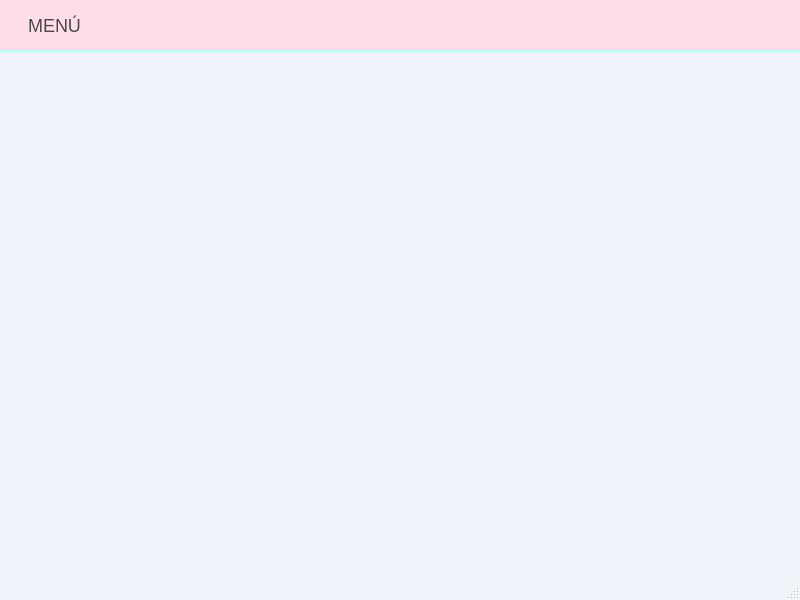
<?xml version="1.0" encoding="UTF-8"?>
<ui version="4.0">
 <class>MainWindow</class>
 <widget class="QMainWindow" name="MainWindow">
  <property name="geometry">
   <rect>
    <x>0</x>
    <y>0</y>
    <width>800</width>
    <height>600</height>
   </rect>
  </property>
  <property name="windowTitle">
   <string>MainWindow</string>
  </property>
  <property name="styleSheet">
   <string notr="true">/* Configuración General */
QMainWindow {
    background-color: #F0F4F8; /* Gris muy claro azulado */
}

QWidget {
    font-family: &quot;Segoe UI&quot;, &quot;Arial&quot;;
    font-size: 18px; /* Fuente grande */
    color: #4A4A4A;
}

/* Barra de Menú */
QMenuBar {
    background-color: #FFDEE9; /* Rosa pastel */
    border-bottom: 2px solid #B5FFFC; /* Línea turquesa */
    padding: 5px;
}

QMenuBar::item {
    background: transparent;
    padding: 8px 15px;
    margin: 2px;
    border-radius: 5px;
}

QMenuBar::item:selected {
    background-color: #B5FFFC; /* Turquesa pastel al seleccionar */
    color: #2D5F5D;
}

/* Menús Desplegables */
QMenu {
    background-color: #FFFFFF;
    border: 1px solid #FFDEE9;
    padding: 10px;
}

QMenu::item {
    padding: 8px 30px 8px 20px;
    border-radius: 4px;
    margin: 3px;
}

QMenu::item:selected {
    background-color: #E2EBFF; /* Azul pastel suave */
    color: #4A90E2;
}

/* Separadores dentro del menú */
QMenu::separator {
    height: 2px;
    background: #F0F0F0;
    margin: 5px 10px;
}

/* Acciones (QAction se hereda de QMenu::item) */
/* Nota: Las acciones no se estilizan directamente por clase, 
sino a través de su contenedor QMenu */</string>
  </property>
  <widget class="QWidget" name="centralwidget"/>
  <widget class="QMenuBar" name="menubar">
   <property name="geometry">
    <rect>
     <x>0</x>
     <y>0</y>
     <width>800</width>
     <height>56</height>
    </rect>
   </property>
   <widget class="QMenu" name="menuMEN">
    <property name="title">
     <string>MENÚ</string>
    </property>
    <widget class="QMenu" name="menuTercer_Parcial">
     <property name="title">
      <string>Tercer Parcial</string>
     </property>
     <addaction name="actionPrograma_3"/>
     <addaction name="actionPrograma_4"/>
     <addaction name="separator"/>
     <addaction name="actionSalir_3"/>
    </widget>
    <widget class="QMenu" name="menuSegundo_Parcial">
     <property name="title">
      <string>Segundo Parcial</string>
     </property>
     <addaction name="actionRegLin"/>
     <addaction name="actionIntegNum"/>
     <addaction name="separator"/>
     <addaction name="actionSalir_2"/>
    </widget>
    <addaction name="menuSegundo_Parcial"/>
    <addaction name="menuTercer_Parcial"/>
    <addaction name="separator"/>
    <addaction name="actionSalir"/>
   </widget>
   <addaction name="menuMEN"/>
  </widget>
  <widget class="QStatusBar" name="statusbar"/>
  <action name="actionSalir">
   <property name="text">
    <string>Salir</string>
   </property>
  </action>
  <action name="actionRegLin">
   <property name="text">
    <string>Regresión Líneal</string>
   </property>
  </action>
  <action name="actionIntegNum">
   <property name="text">
    <string>Integración Númerica</string>
   </property>
  </action>
  <action name="actionSalir_2">
   <property name="text">
    <string>Salir</string>
   </property>
  </action>
  <action name="actionPrograma_3">
   <property name="text">
    <string>Programa 3</string>
   </property>
  </action>
  <action name="actionPrograma_4">
   <property name="text">
    <string>Programa 4</string>
   </property>
  </action>
  <action name="actionSalir_3">
   <property name="text">
    <string>Salir</string>
   </property>
  </action>
 </widget>
 <resources/>
 <connections/>
</ui>
